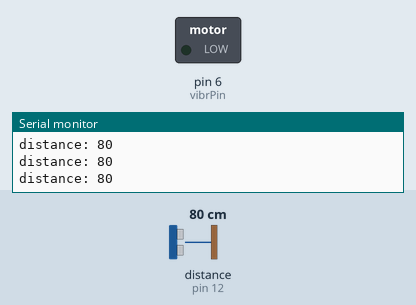
Recording of a sketch running on a simulated Arduino Uno, built with avr-gcc and run on an emulated ATmega328P. On the bench: switched loads named in the sketch (green lamp = pin HIGH), the last lines printed to the serial monitor. Wiring (inferred from the names in the program): ultrasonic range finder: trigger pin 11; echo pin 12. Dashed ring = blinking. Inputs (shaded band) come from the test bench; at power-on: distance to the obstacle (sensor on pin 12) 80 cm. The echo pulse lasts 58.3 µs per cm; pins used as bus, display or sensor lines are not drawn.

Above: at 1.2 s.
1.3 s: distance to the obstacle (sensor on pin 12) set to 250 cm
4.2 s: distance to the obstacle (sensor on pin 12) set to 18 cm
At 4.47 s:
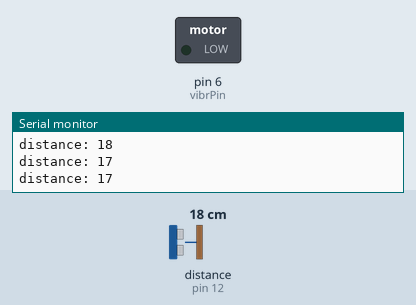
7.2 s: distance to the obstacle (sensor on pin 12) set to 120 cm
At 8.1 s:
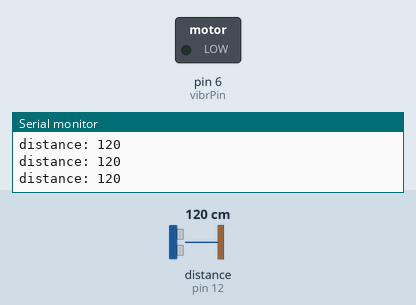
10.2 s: distance to the obstacle (sensor on pin 12) set to 299 cm
At 12.7 s:
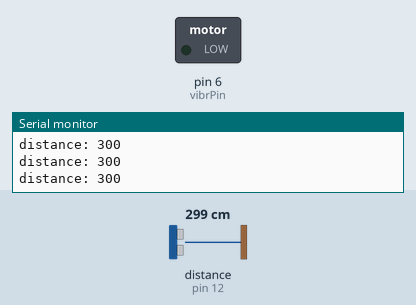
Timing chart, 0 to 14.0 s (numbered marks = the images above; inputs shaded):
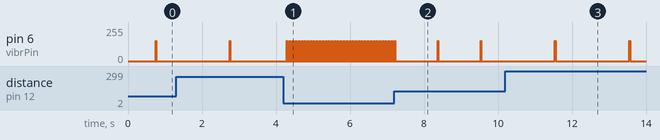

The sketch:

SonarVibrationHCSR04.ino
```cpp
// Pin de l'arduino branche au sonar (trig)
#define trigPin 11
// Pin de l'arduino branche au sonar (echo)
#define echoPin 12
// Pin de l'arduino branche au transistor qui controle le vibreur
#define vibrPin 6

// Distance a laquelle les vibrations sont maximales, en cm
#define distMin 10
// Distance a laquelle les vibrations sont minimales, en cm
#define distMax 200
// Delai de vibration minimal, en ms (0 = continu)
#define delayMin 0
// Delai de vibration maximal, en ms
#define delayMax 2000

// Temps ecoule depuis la derniere vibration (en ms)
int currentDelay = 0;
// Temps de la derniere execution de loop()
int lastTime = 0;

// Initialisation
void setup() {
  // Initialise la connexion avec l'ordinateur pour l'affichage des valeurs (9600 bits par seconde)
  Serial.begin(9600);
  // vibrPin = pin de sortie
  pinMode(vibrPin, OUTPUT);
}

// Distance captee par le capteur en cm
int sonarCm() {
  pinMode(trigPin, OUTPUT);
  digitalWrite(trigPin, LOW);
  delayMicroseconds(5);
  digitalWrite(trigPin, HIGH);
  delayMicroseconds(10);
  digitalWrite(trigPin, LOW);
  // sonarPin = pin d'entree
  pinMode(echoPin, INPUT);
  // Delai de retour d'ultrasons du capteur
  float pulse = pulseIn(echoPin, HIGH);
  // Distance en pouces
  float inches = pulse / 147; // 147 uS per inch
  // Distance en cm
  float cm = inches * 2.54; // 2,54 cm per inch

  return (int) cm;
}

// Boucle principale du programme
void loop() {
  // Recupere la distance mesuree par le capteur
  int cm = sonarCm();
  // Affiche la distance si l'Arduino est branche a un ordinateur
  Serial.print("distance: ");
  Serial.print(cm);
  Serial.print("\n");

  // On limite la distance aux valeurs donnees au debut du fichier
  int constrainedCm = constrain(cm, distMin, distMax);

  // Delai entre les bips selon la distance:
  // Si la distance est minimale, le delai est minimal
  // Si la distance est maximale, le delai est maximal
  int del = map(constrainedCm, distMin, distMax, delayMin, delayMax);

  // On augmente currentDelay du nombre de millisecondes ecoulees
  // depuis la derniere loop()
  // afin de mesurer le temps ecoule depuis la derniere vibration
  int currentTime = millis();
  currentDelay += currentTime - lastTime;
  lastTime = currentTime;

  // Desactive les vibrations
  analogWrite(vibrPin, 0);
  // Si le delai depuis la derniere vibration est superieur au delai
  // calcule d'apres la distance...
  if (currentDelay >= del){
    // ...on emet une vibration
    analogWrite(vibrPin, 153);
    // Et on remet le delai actuel a 0
    currentDelay = 0;
  }
}
```

Measured:
- after the input at 4.2 s, pin 6 (vibrPin): alternates 153/255 for 0.01 s and 0/255 for 0.07 s, starting after 0.09 s
- after the input at 7.2 s, pin 6 (vibrPin): alternates 153/255 for 0.01 s and 0/255 for 1.2 s, starting after 1.2 s
- after the input at 10.2 s, pin 6 (vibrPin): alternates 153/255 for 0.02 s and 0/255 for 2.0 s, starting after 1.3 s
